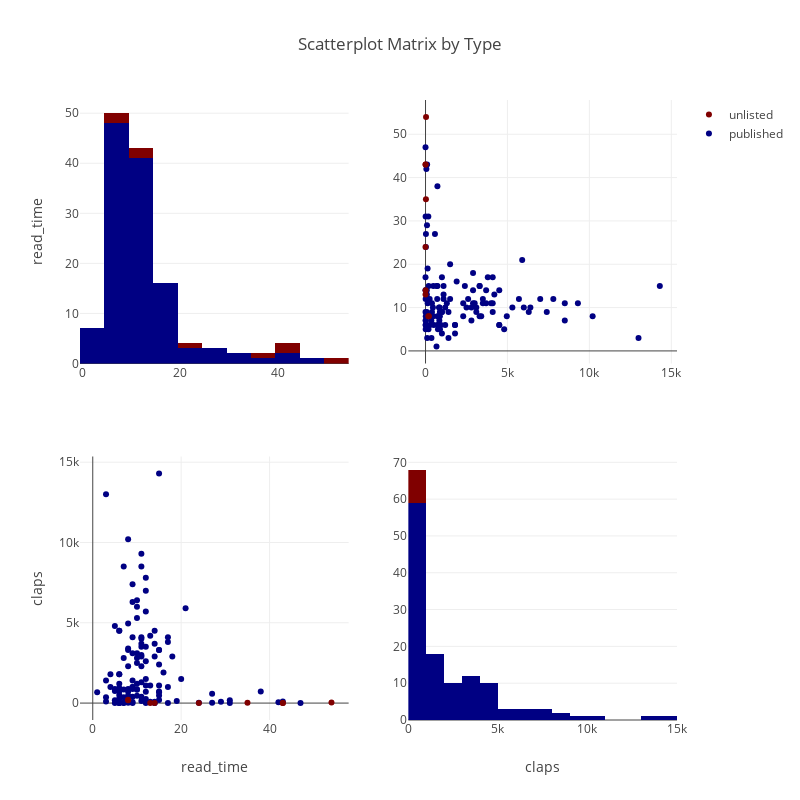

The notebook cell saved with this chart:
### Code cell
# Let's create a scatter plot and see the distribuition of read_time and claps grouped by type
figure = ff.create_scatterplotmatrix(df[['read_time', 'claps', 'type']],
                                     index = 'type', colormap='Jet', title='Scatterplot Matrix by Type',
                                     diag='histogram', width=800, height=800)
iplot(figure)

### Figure 1 — Plotly figure (JSON) as saved in the notebook; plotly's stock layout.template omitted (floating-point values rounded to 4 significant figures)
{"data": [{"marker": {"color": "rgb(0, 0, 131)"}, "showlegend": false, "type": "histogram", "uid": "da7ad080-6d3c-4d06-91ff-96b89e65b2af", "x": [7, 14, 42, 9, 14, 47, 14, 12, 7, 17, 38, 43, 31, 12, 29, 27, 6, 31, 6, 24, 8, 21, 11, 9, 19, 17, 15, 5, 11, 12, 14, 6, 11, 5, 6, 12, 6, 7, 4, 6, 11, 6, 10, 3, 6, 12, 3, 9, 8, 4, 11, 9, 11, 10, 11, 10, 8, 10, 12, 12, 7, 3, 15, 13, 11, 9, 12, 11, 20, 10, 14, 9, 18, 15, 6, 11, 8, 10, 3, 17, 15, 1, 16, 10, 15, 5, 8, 17, 9, 8, 13, 10, 9, 11, 6, 15, 9, 6, 8, 9, 7, 6, 15, 12, 8, 5, 7, 6, 9, 5, 8, 27, 8, 12, 6, 10, 15, 8, 15, 11, 10, 14, 13, 6], "xaxis": "x", "yaxis": "y"}, {"marker": {"color": "rgb(128, 0, 0)"}, "showlegend": false, "type": "histogram", "uid": "809b4d3d-8dd4-4c49-9e64-34ece32c1874", "x": [8, 8, 54, 13, 35, 24, 43, 14, 43], "xaxis": "x", "yaxis": "y"}, {"marker": {"color": "rgb(0, 0, 131)", "size": 6}, "mode": "markers", "name": "published", "showlegend": true, "type": "scatter", "uid": "a87f99aa-db2d-4d9a-bce0-bc4c460b386f", "x": [2, 18, 52, 0, 0, 0, 77, 252, 22, 0, 725, 96, 5, 7, 89, 24, 5, 171, 12, 21, 13, 5900, 4100, 73, 126, 1000, 189, 11, 129, 2600, 4500, 59, 2900, 180, 27, 7800, 1200, 355, 1800, 1800, 1300, 4500, 5300, 13000, 278, 5700, 101, 6300, 726, 1000, 8500, 7400, 3000, 1200, 3500, 2800, 3400, 6000, 1500, 1100, 8500, 362, 14300, 4200, 2300, 4100, 7000, 9300, 1500, 6400, 2900, 3100, 2900, 727, 738, 4000, 4960, 855, 1400, 4100, 677, 670, 1900, 3100, 3300, 759, 282, 3800, 393, 3300, 1100, 2500, 1000, 3700, 787, 3300, 874, 796, 795, 1000, 2800, 1800, 1100, 3500, 2300, 4800, 843, 931, 1400, 880, 472, 575, 875, 712, 505, 822, 474, 10200, 2400, 391, 451, 3700, 82, 4500], "xaxis": "x2", "y": [7, 14, 42, 9, 14, 47, 14, 12, 7, 17, 38, 43, 31, 12, 29, 27, 6, 31, 6, 24, 8, 21, 11, 9, 19, 17, 15, 5, 11, 12, 14, 6, 11, 5, 6, 12, 6, 7, 4, 6, 11, 6, 10, 3, 6, 12, 3, 9, 8, 4, 11, 9, 11, 10, 11, 10, 8, 10, 12, 12, 7, 3, 15, 13, 11, 9, 12, 11, 20, 10, 14, 9, 18, 15, 6, 11, 8, 10, 3, 17, 15, 1, 16, 10, 15, 5, 8, 17, 9, 8, 13, 10, 9, 11, 6, 15, 9, 6, 8, 9, 7, 6, 15, 12, 8, 5, 7, 6, 9, 5, 8, 27, 8, 12, 6, 10, 15, 8, 15, 11, 10, 14, 13, 6], "yaxis": "y2"}, {"marker": {"color": "rgb(128, 0, 0)", "size": 6}, "mode": "markers", "name": "unlisted", "showlegend": true, "type": "scatter", "uid": "ec8abd99-a02d-4748-a33c-ffc6435be790", "x": [205, 172, 31, 0, 24, 0, 5, 6, 0], "xaxis": "x2", "y": [8, 8, 54, 13, 35, 24, 43, 14, 43], "yaxis": "y2"}, {"marker": {"color": "rgb(0, 0, 131)", "size": 6}, "mode": "markers", "name": "published", "showlegend": false, "type": "scatter", "uid": "e78da95f-dc44-4756-8655-1a0a4ba8afb0", "x": [7, 14, 42, 9, 14, 47, 14, 12, 7, 17, 38, 43, 31, 12, 29, 27, 6, 31, 6, 24, 8, 21, 11, 9, 19, 17, 15, 5, 11, 12, 14, 6, 11, 5, 6, 12, 6, 7, 4, 6, 11, 6, 10, 3, 6, 12, 3, 9, 8, 4, 11, 9, 11, 10, 11, 10, 8, 10, 12, 12, 7, 3, 15, 13, 11, 9, 12, 11, 20, 10, 14, 9, 18, 15, 6, 11, 8, 10, 3, 17, 15, 1, 16, 10, 15, 5, 8, 17, 9, 8, 13, 10, 9, 11, 6, 15, 9, 6, 8, 9, 7, 6, 15, 12, 8, 5, 7, 6, 9, 5, 8, 27, 8, 12, 6, 10, 15, 8, 15, 11, 10, 14, 13, 6], "xaxis": "x3", "y": [2, 18, 52, 0, 0, 0, 77, 252, 22, 0, 725, 96, 5, 7, 89, 24, 5, 171, 12, 21, 13, 5900, 4100, 73, 126, 1000, 189, 11, 129, 2600, 4500, 59, 2900, 180, 27, 7800, 1200, 355, 1800, 1800, 1300, 4500, 5300, 13000, 278, 5700, 101, 6300, 726, 1000, 8500, 7400, 3000, 1200, 3500, 2800, 3400, 6000, 1500, 1100, 8500, 362, 14300, 4200, 2300, 4100, 7000, 9300, 1500, 6400, 2900, 3100, 2900, 727, 738, 4000, 4960, 855, 1400, 4100, 677, 670, 1900, 3100, 3300, 759, 282, 3800, 393, 3300, 1100, 2500, 1000, 3700, 787, 3300, 874, 796, 795, 1000, 2800, 1800, 1100, 3500, 2300, 4800, 843, 931, 1400, 880, 472, 575, 875, 712, 505, 822, 474, 10200, 2400, 391, 451, 3700, 82, 4500], "yaxis": "y3"}, {"marker": {"color": "rgb(128, 0, 0)", "size": 6}, "mode": "markers", "name": "unlisted", "showlegend": false, "type": "scatter", "uid": "ebd19025-a922-450f-8269-30bfab8e7e1a", "x": [8, 8, 54, 13, 35, 24, 43, 14, 43], "xaxis": "x3", "y": [205, 172, 31, 0, 24, 0, 5, 6, 0], "yaxis": "y3"}, {"marker": {"color": "rgb(0, 0, 131)"}, "showlegend": false, "type": "histogram", "uid": "6016f8c3-e3ce-412b-8289-1f3fd3c01051", "x": [2, 18, 52, 0, 0, 0, 77, 252, 22, 0, 725, 96, 5, 7, 89, 24, 5, 171, 12, 21, 13, 5900, 4100, 73, 126, 1000, 189, 11, 129, 2600, 4500, 59, 2900, 180, 27, 7800, 1200, 355, 1800, 1800, 1300, 4500, 5300, 13000, 278, 5700, 101, 6300, 726, 1000, 8500, 7400, 3000, 1200, 3500, 2800, 3400, 6000, 1500, 1100, 8500, 362, 14300, 4200, 2300, 4100, 7000, 9300, 1500, 6400, 2900, 3100, 2900, 727, 738, 4000, 4960, 855, 1400, 4100, 677, 670, 1900, 3100, 3300, 759, 282, 3800, 393, 3300, 1100, 2500, 1000, 3700, 787, 3300, 874, 796, 795, 1000, 2800, 1800, 1100, 3500, 2300, 4800, 843, 931, 1400, 880, 472, 575, 875, 712, 505, 822, 474, 10200, 2400, 391, 451, 3700, 82, 4500], "xaxis": "x4", "yaxis": "y4"}, {"marker": {"color": "rgb(128, 0, 0)"}, "showlegend": false, "type": "histogram", "uid": "e6f26bd3-8163-4e6a-80a2-e1db09c97075", "x": [205, 172, 31, 0, 24, 0, 5, 6, 0], "xaxis": "x4", "yaxis": "y4"}], "layout": {"barmode": "stack", "height": 800, "showlegend": true, "title": {"text": "Scatterplot Matrix by Type"}, "width": 800, "xaxis": {"anchor": "y", "domain": [0, 0.45]}, "xaxis2": {"anchor": "y2", "domain": [0.55, 1]}, "xaxis3": {"anchor": "y3", "domain": [0, 0.45], "title": {"text": "read_time"}}, "xaxis4": {"anchor": "y4", "domain": [0.55, 1], "title": {"text": "claps"}}, "yaxis": {"anchor": "x", "domain": [0.575, 1], "title": {"text": "read_time"}}, "yaxis2": {"anchor": "x2", "domain": [0.575, 1]}, "yaxis3": {"anchor": "x3", "domain": [0, 0.425], "title": {"text": "claps"}}, "yaxis4": {"anchor": "x4", "domain": [0, 0.425]}}}
